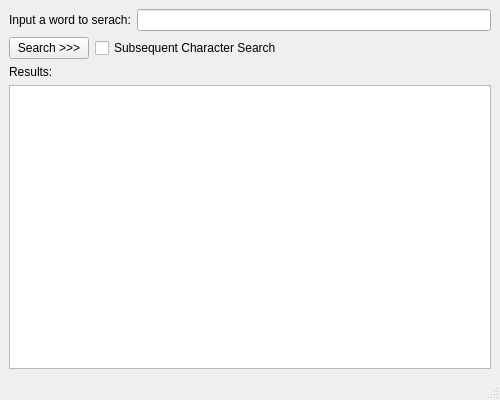
<?xml version="1.0" encoding="UTF-8"?>
<ui version="4.0">
 <class>MainWindow</class>
 <widget class="QMainWindow" name="MainWindow">
  <property name="geometry">
   <rect>
    <x>0</x>
    <y>0</y>
    <width>500</width>
    <height>400</height>
   </rect>
  </property>
  <property name="windowTitle">
   <string>Dictionary || Artemiy Lazarev</string>
  </property>
  <widget class="QWidget" name="centralwidget">
   <layout class="QVBoxLayout" name="verticalLayout">
    <item>
     <layout class="QHBoxLayout" name="buttonLayout">
      <item>
       <widget class="QLabel" name="inputLabel">
        <property name="text">
         <string>Input a word to serach:</string>
        </property>
       </widget>
      </item>
      <item>
       <widget class="QLineEdit" name="inputEdit"/>
      </item>
     </layout>
    </item>
    <item>
     <layout class="QHBoxLayout" name="InputLayout">
      <item>
       <widget class="QPushButton" name="searchButton">
        <property name="text">
         <string>Search &gt;&gt;&gt;</string>
        </property>
       </widget>
      </item>
      <item>
       <widget class="QCheckBox" name="subsequentCheckBox">
        <property name="text">
         <string>Subsequent Character Search</string>
        </property>
       </widget>
      </item>
      <item>
       <spacer name="horizontalSpacer">
        <property name="orientation">
         <enum>Qt::Horizontal</enum>
        </property>
        <property name="sizeHint" stdset="0">
         <size>
          <width>40</width>
          <height>20</height>
         </size>
        </property>
       </spacer>
      </item>
     </layout>
    </item>
    <item>
     <widget class="QLabel" name="resultsLabel">
      <property name="text">
       <string>Results:</string>
      </property>
     </widget>
    </item>
    <item>
     <widget class="QPlainTextEdit" name="resultEdit">
      <property name="readOnly">
       <bool>true</bool>
      </property>
     </widget>
    </item>
   </layout>
  </widget>
  <widget class="QStatusBar" name="statusbar"/>
 </widget>
 <resources/>
 <connections/>
</ui>
